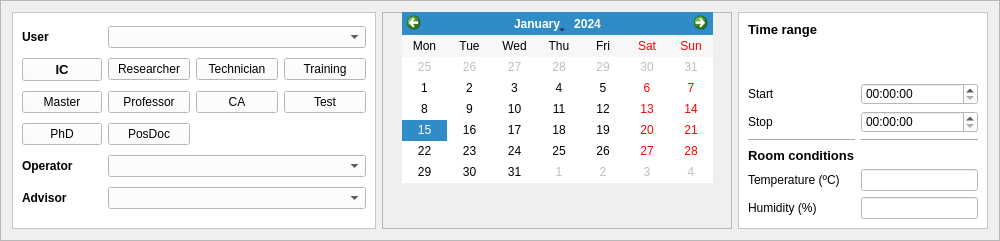
        <widget class="QFrame" name="frame_2">
         <property name="minimumSize">
          <size>
           <width>1000</width>
           <height>200</height>
          </size>
         </property>
         <property name="maximumSize">
          <size>
           <width>16777215</width>
           <height>16777215</height>
          </size>
         </property>
         <property name="styleSheet">
          <string notr="true"/>
         </property>
         <property name="frameShape">
          <enum>QFrame::StyledPanel</enum>
         </property>
         <property name="frameShadow">
          <enum>QFrame::Raised</enum>
         </property>
         <layout class="QHBoxLayout" name="horizontalLayout_2">
          <item>
           <widget class="QFrame" name="frame_18">
            <property name="maximumSize">
             <size>
              <width>16777215</width>
              <height>16777215</height>
             </size>
            </property>
            <property name="styleSheet">
             <string notr="true">background-color: rgb(255, 255, 255);</string>
            </property>
            <property name="frameShape">
             <enum>QFrame::StyledPanel</enum>
            </property>
            <property name="frameShadow">
             <enum>QFrame::Raised</enum>
            </property>
            <layout class="QGridLayout" name="gridLayout">
             <item row="1" column="3">
              <widget class="QPushButton" name="pushButton_4">
               <property name="text">
                <string>Training</string>
               </property>
              </widget>
             </item>
             <item row="1" column="2">
              <widget class="QPushButton" name="pushButton_3">
               <property name="text">
                <string>Technician</string>
               </property>
              </widget>
             </item>
             <item row="2" column="0">
              <widget class="QPushButton" name="pushButton_5">
               <property name="text">
                <string>Master</string>
               </property>
              </widget>
             </item>
             <item row="0" column="0">
              <widget class="QLabel" name="label_24">
               <property name="maximumSize">
                <size>
                 <width>50</width>
                 <height>16777215</height>
                </size>
               </property>
               <property name="font">
                <font>
                 <pointsize>9</pointsize>
                 <weight>75</weight>
                 <bold>true</bold>
                </font>
               </property>
               <property name="text">
                <string>User</string>
               </property>
              </widget>
             </item>
             <item row="1" column="0">
              <widget class="QPushButton" name="pushButton">
               <property name="font">
                <font>
                 <pointsize>10</pointsize>
                 <weight>75</weight>
                 <bold>true</bold>
                </font>
               </property>
               <property name="text">
                <string>IC</string>
               </property>
              </widget>
             </item>
             <item row="1" column="1">
              <widget class="QPushButton" name="pushButton_2">
               <property name="text">
                <string>Researcher</string>
               </property>
              </widget>
             </item>
             <item row="2" column="3">
              <widget class="QPushButton" name="pushButton_8">
               <property name="text">
                <string>Test</string>
               </property>
              </widget>
             </item>
             <item row="3" column="0">
              <widget class="QPushButton" name="pushButton_9">
               <property name="text">
                <string>PhD</string>
               </property>
              </widget>
             </item>
             <item row="3" column="1">
              <widget class="QPushButton" name="pushButton_10">
               <property name="text">
                <string>PosDoc</string>
               </property>
              </widget>
             </item>
             <item row="2" column="2">
              <widget class="QPushButton" name="pushButton_7">
               <property name="text">
                <string>CA</string>
               </property>
              </widget>
             </item>
             <item row="4" column="0">
              <widget class="QLabel" name="label_26">
               <property name="font">
                <font>
                 <pointsize>9</pointsize>
                 <weight>75</weight>
                 <bold>true</bold>
                </font>
               </property>
               <property name="text">
                <string>Operator</string>
               </property>
              </widget>
             </item>
             <item row="5" column="0">
              <widget class="QLabel" name="label_25">
               <property name="font">
                <font>
                 <pointsize>9</pointsize>
                 <weight>75</weight>
                 <bold>true</bold>
                </font>
               </property>
               <property name="text">
                <string>Advisor</string>
               </property>
              </widget>
             </item>
             <item row="2" column="1">
              <widget class="QPushButton" name="pushButton_6">
               <property name="text">
                <string>Professor</string>
               </property>
              </widget>
             </item>
             <item row="0" column="1" colspan="3">
              <widget class="QComboBox" name="user_comboBox">
               <property name="minimumSize">
                <size>
                 <width>0</width>
                 <height>0</height>
                </size>
               </property>
              </widget>
             </item>
             <item row="4" column="1" colspan="3">
              <widget class="QComboBox" name="technician_comboBox">
               <property name="minimumSize">
                <size>
                 <width>0</width>
                 <height>0</height>
                </size>
               </property>
              </widget>
             </item>
             <item row="5" column="1" colspan="3">
              <widget class="QComboBox" name="advisor_comboBox">
               <property name="minimumSize">
                <size>
                 <width>0</width>
                 <height>0</height>
                </size>
               </property>
              </widget>
             </item>
            </layout>
           </widget>
          </item>
          <item>
           <widget class="QFrame" name="frame_19">
            <property name="maximumSize">
             <size>
              <width>350</width>
              <height>16777215</height>
             </size>
            </property>
            <property name="styleSheet">
             <string notr="true"/>
            </property>
            <property name="frameShape">
             <enum>QFrame::StyledPanel</enum>
            </property>
            <property name="frameShadow">
             <enum>QFrame::Raised</enum>
            </property>
            <widget class="QCalendarWidget" name="calendarWidget">
             <property name="geometry">
              <rect>
               <x>20</x>
               <y>0</y>
               <width>311</width>
               <height>171</height>
              </rect>
             </property>
             <property name="verticalHeaderFormat">
              <enum>QCalendarWidget::NoVerticalHeader</enum>
             </property>
            </widget>
           </widget>
          </item>
          <item>
           <widget class="QFrame" name="frame_20">
            <property name="maximumSize">
             <size>
              <width>250</width>
              <height>16777215</height>
             </size>
            </property>
            <property name="styleSheet">
             <string notr="true">background-color: rgb(255, 255, 255);</string>
            </property>
            <property name="frameShape">
             <enum>QFrame::StyledPanel</enum>
            </property>
            <property name="frameShadow">
             <enum>QFrame::Raised</enum>
            </property>
            <layout class="QGridLayout" name="gridLayout_8">
             <item row="0" column="0">
              <widget class="QLabel" name="label_18">
               <property name="maximumSize">
                <size>
                 <width>16777215</width>
                 <height>20</height>
                </size>
               </property>
               <property name="font">
                <font>
                 <pointsize>10</pointsize>
                 <weight>75</weight>
                 <bold>true</bold>
                </font>
               </property>
               <property name="text">
                <string>Time range</string>
               </property>
              </widget>
             </item>
             <item row="2" column="0">
              <widget class="QLabel" name="label_12">
               <property name="text">
                <string>Start</string>
               </property>
              </widget>
             </item>
             <item row="3" column="0">
              <widget class="QLabel" name="label_13">
               <property name="text">
                <string>Stop</string>
               </property>
              </widget>
             </item>
             <item row="3" column="1">
              <widget class="QTimeEdit" name="stop_timeEdit">
               <property name="maximumSize">
                <size>
                 <width>200</width>
                 <height>16777215</height>
                </size>
               </property>
              </widget>
             </item>
             <item row="2" column="1">
              <widget class="QTimeEdit" name="start_timeEdit">
               <property name="maximumSize">
                <size>
                 <width>200</width>
                 <height>16777215</height>
                </size>
               </property>
              </widget>
             </item>
             <item row="6" column="0">
              <widget class="QLabel" name="label_16">
               <property name="text">
                <string>Temperature (ºC)</string>
               </property>
              </widget>
             </item>
             <item row="7" column="0">
              <widget class="QLabel" name="label_17">
               <property name="text">
                <string>Humidity (%)</string>
               </property>
              </widget>
             </item>
             <item row="5" column="0">
              <widget class="QLabel" name="label_19">
               <property name="maximumSize">
                <size>
                 <width>16777215</width>
                 <height>20</height>
                </size>
               </property>
               <property name="font">
                <font>
                 <pointsize>10</pointsize>
                 <weight>75</weight>
                 <bold>true</bold>
                </font>
               </property>
               <property name="text">
                <string>Room conditions</string>
               </property>
              </widget>
             </item>
             <item row="7" column="1">
              <widget class="QLineEdit" name="humidity_lineEdit">
               <property name="maximumSize">
                <size>
                 <width>150</width>
                 <height>16777215</height>
                </size>
               </property>
              </widget>
             </item>
             <item row="6" column="1">
              <widget class="QLineEdit" name="temperature_lineEdit">
               <property name="maximumSize">
                <size>
                 <width>150</width>
                 <height>16777215</height>
                </size>
               </property>
              </widget>
             </item>
             <item row="4" column="0">
              <widget class="Line" name="line_7">
               <property name="orientation">
                <enum>Qt::Horizontal</enum>
               </property>
              </widget>
             </item>
             <item row="4" column="1">
              <widget class="Line" name="line_8">
               <property name="orientation">
                <enum>Qt::Horizontal</enum>
               </property>
              </widget>
             </item>
             <item row="1" column="1">
              <spacer name="verticalSpacer_10">
               <property name="orientation">
                <enum>Qt::Vertical</enum>
               </property>
               <property name="sizeHint" stdset="0">
                <size>
                 <width>20</width>
                 <height>40</height>
                </size>
               </property>
              </spacer>
             </item>
            </layout>
           </widget>
          </item>
         </layout>
        </widget>
